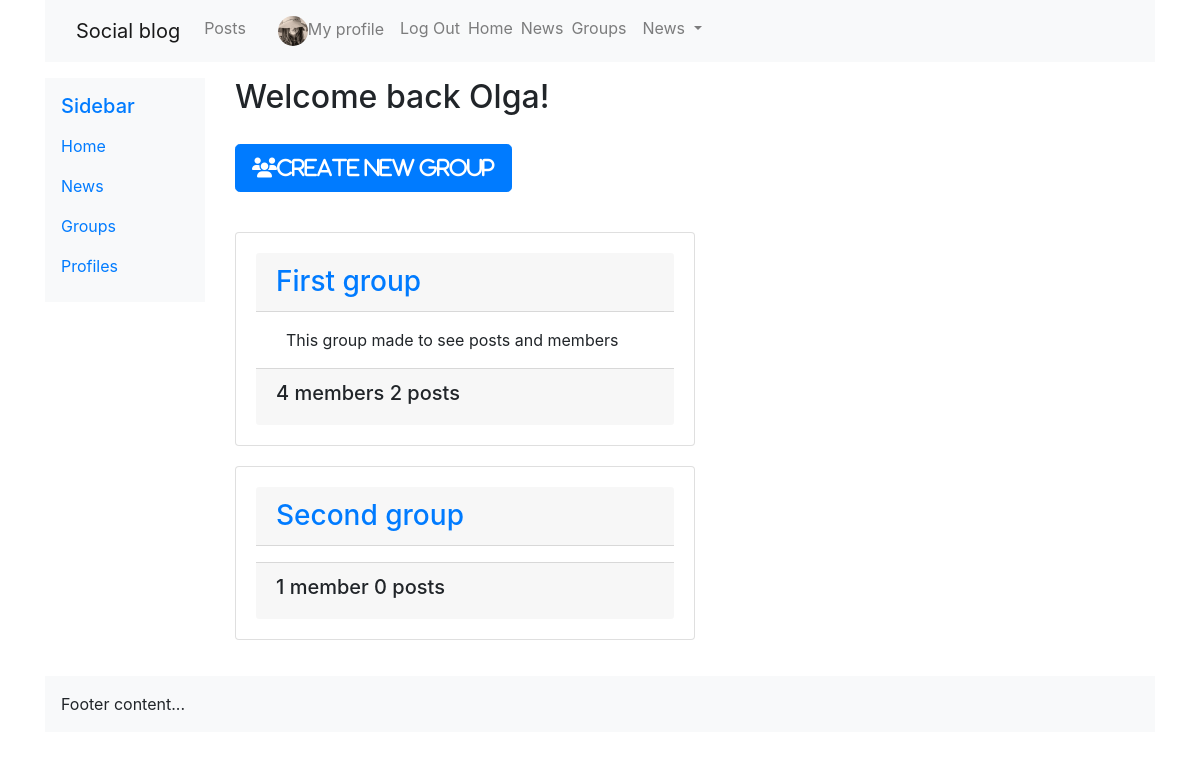
Screenshot of /groups/ (signed in) with the database file from the repository.
### groups/models.py (models this page shows, shortened)
class Group(models.Model):
    name = models.CharField(max_length=250, unique=True)
    slug = models.SlugField(null=True, unique=True)
    description = models.TextField(blank=True, default='')
    description_html = models.TextField(editable=False, default='', blank=True)
    members = models.ManyToManyField('profiles.Profile', through='GroupMember')
    class Meta:
        ordering = ['name']

### groups/views.py (the view)
# urls.py: path('', views.ListGroup.as_view(), name='all'),
class ListGroup(generic.ListView):
    model = Group

### profiles/context_processors.py (called while the page is built)
def profile_pic(request):
    if request.user.is_authenticated:
        profile_obj = Profile.objects.get(user=request.user)
        pic = profile_obj.avatar
        return {'picture': pic}
    return {}

def invitations_no_rec(request):
    if request.user.is_authenticated:
        profile_obj = Profile.objects.get(user=request.user)
        qs_count = Relationship.objects.invitations_received(profile_obj).count()
        return {'invitations_no': qs_count}
    return {}

### profiles/models.py (called while the page is built)
    def invitations_received(self, receiver):
        qs = Relationship.objects.filter(receiver=receiver, status='send')
        return qs

### groups/templates/groups/group_list.html
<!DOCTYPE html>
{% extends 'base.html' %}
{% block content %}
    {% if user.is_authenticated %}
        <h2 class="header">Welcome back {{user.username}}!</h2>
    {% endif %}
    {% if user.is_authenticated %}
        <a href="{% url 'groups:create'%}" class="btn btn-lg btn-fill btn-primary">
            <i class="fas fa-users">Create new group</i></a><br>
    {% endif %}
    {% for group in object_list %}
        <div class='row-cols-lg-2'>
            <div class="card">
                <div class="card-body">
                    <a href="{% url 'groups:single' slug=group.slug%}" class="text-decoration-none">
                    <h3 class='card-header'>{{group.name}}</h3></a>
                    <p class=''>{{group.description_html|safe}}</p>
                    <div class='card-footer'>
                        <h5 class='card-link'> {{group.members.count}} member{{group.members.count|pluralize}}
                            {{group.posts.count}} post{{group.posts.count|pluralize}}</h5>
                    </div>
                </div>
            </div>
        </div>
    {% endfor %}
{% endblock %}

### static/social_blog/css/master.css (style rules this page uses)
.btn, .card { margin-top: 20px; margin-bottom: 20px; }
p { text-indent: 30px; }

### rows the page displays
Group: name "First group", description_html "This group made to see posts and members", members.count "4", posts.count "2"
Group: name "Second group", members.count "1", posts.count "0"

### other values shown
{{ user.username }} "Olga"
